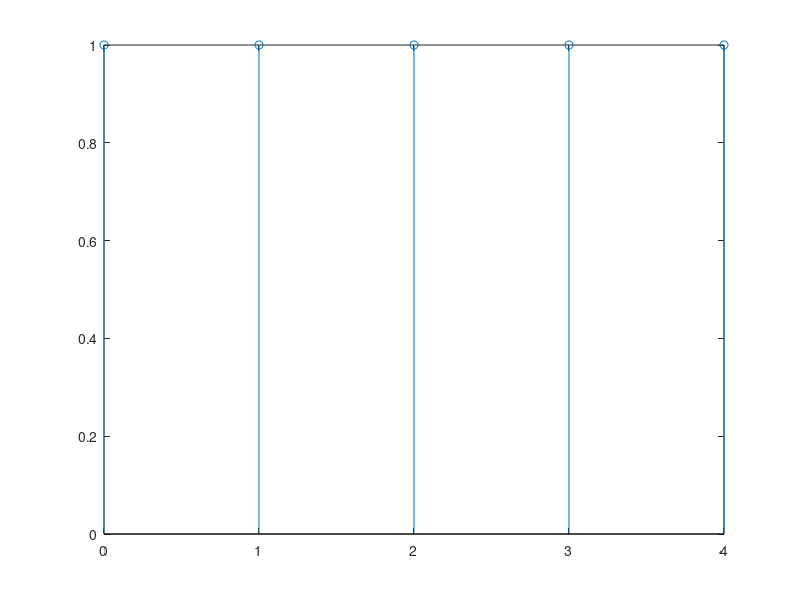
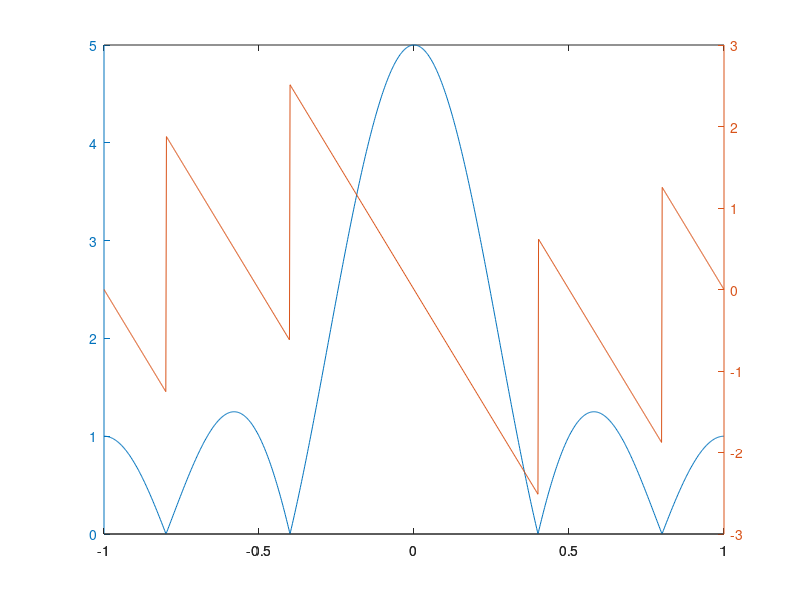
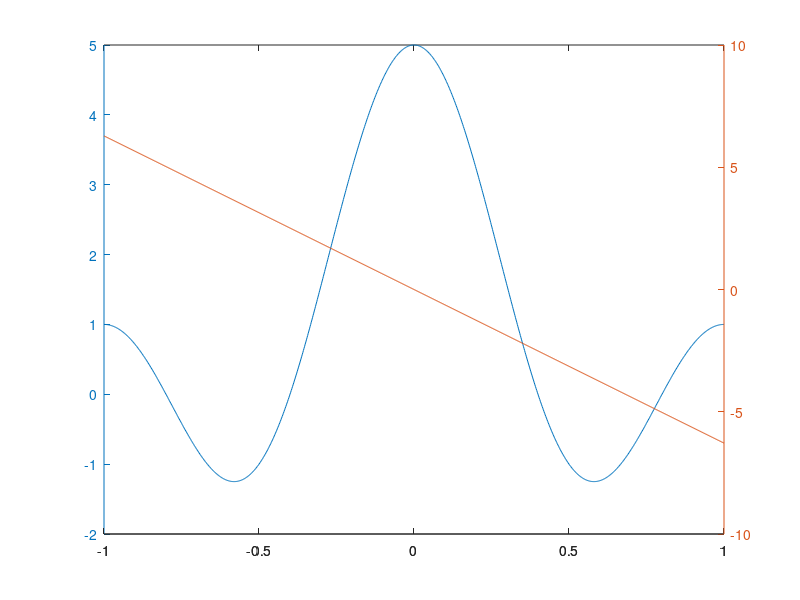

MATLAB code to generate these figures, in order:
L = 5;
n = 0:L-1;
x = ones(size(n));

figure(1);
stem(n, x);

M = 1024;
w = linspace(-pi,pi,M);
X = (sin(w*L/2)./sin(w/2)).*exp(-1j*w*(L-1)/2);

figure(2);
plotyy(w/pi,abs(X),w/pi,angle(X));

A = sin(w*L/2)./sin(w/2);
psi = -w*(L-1)/2;

figure(3)
plotyy(w/pi,A,w/pi,psi);